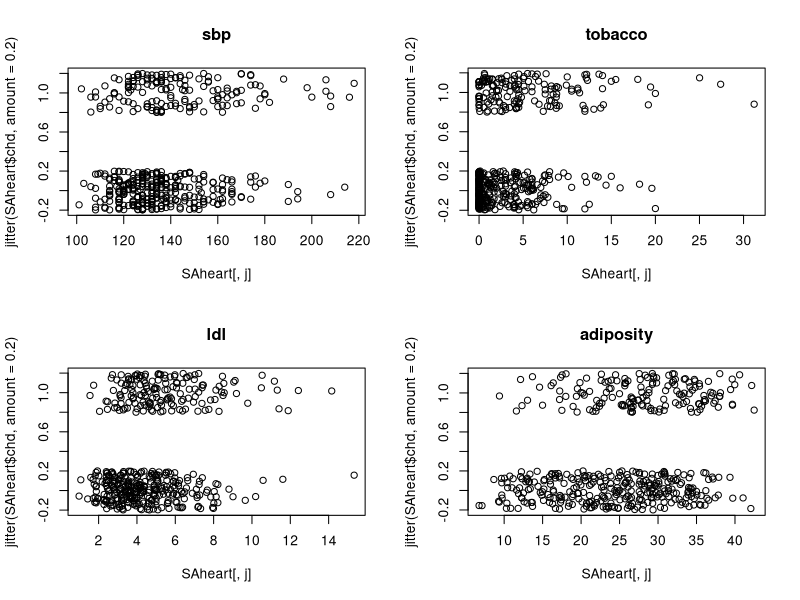
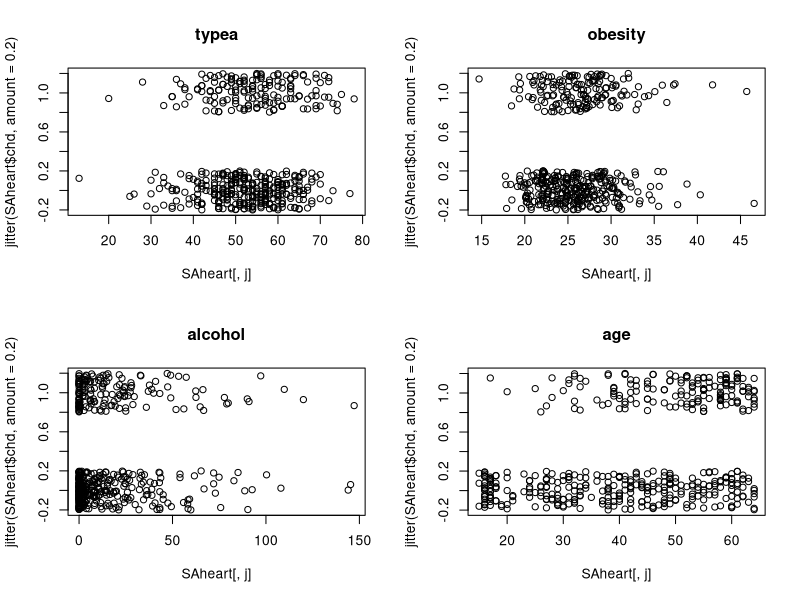
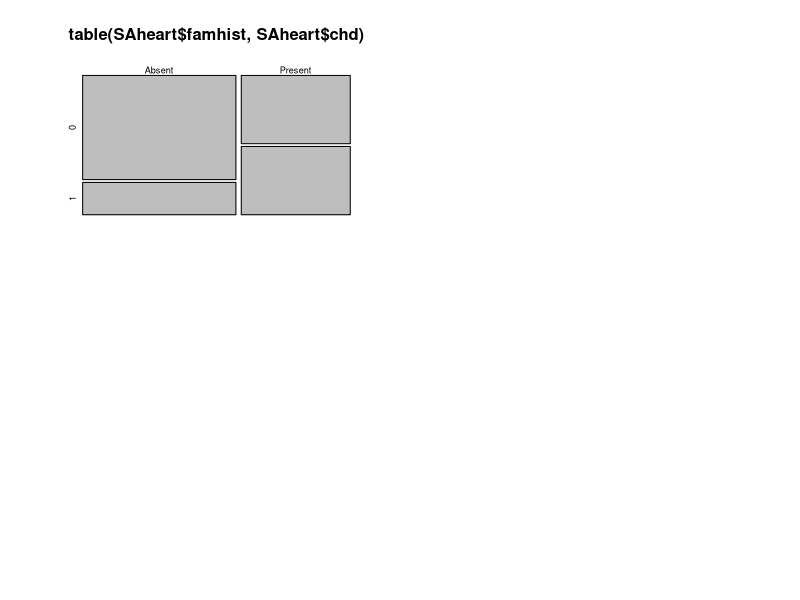
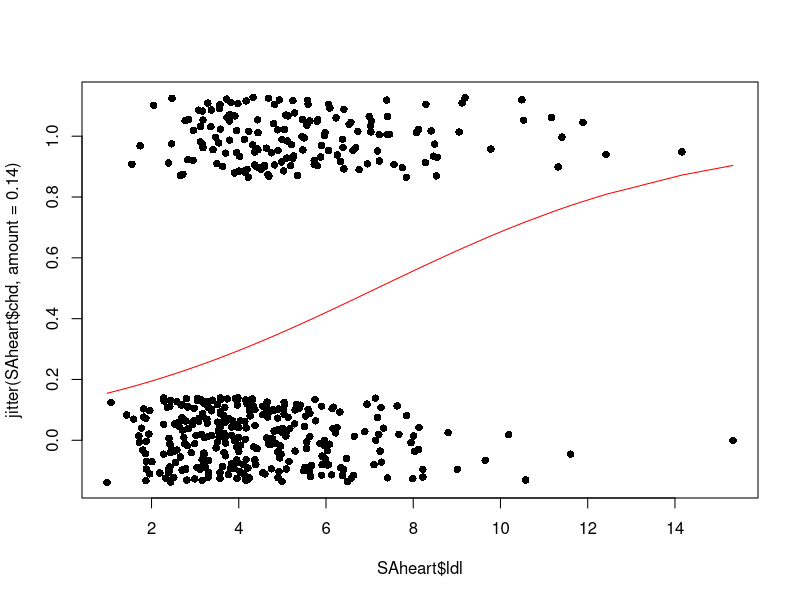
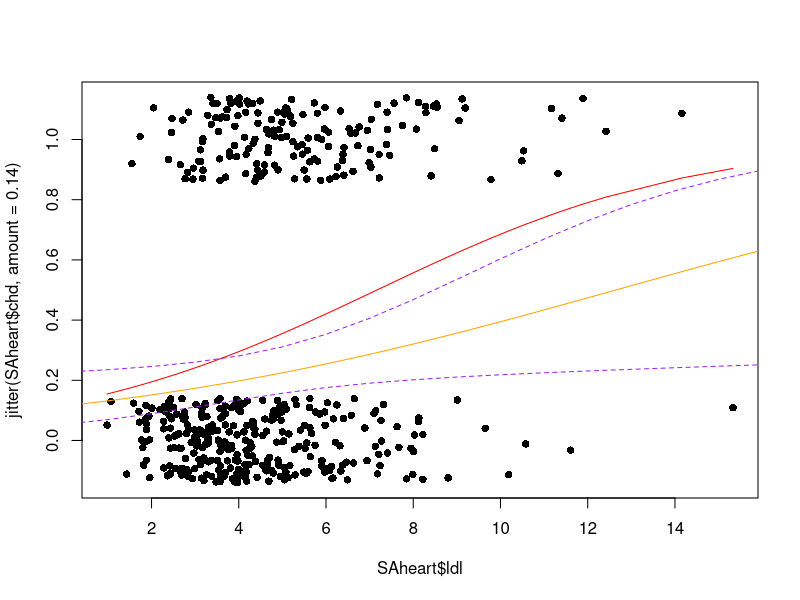
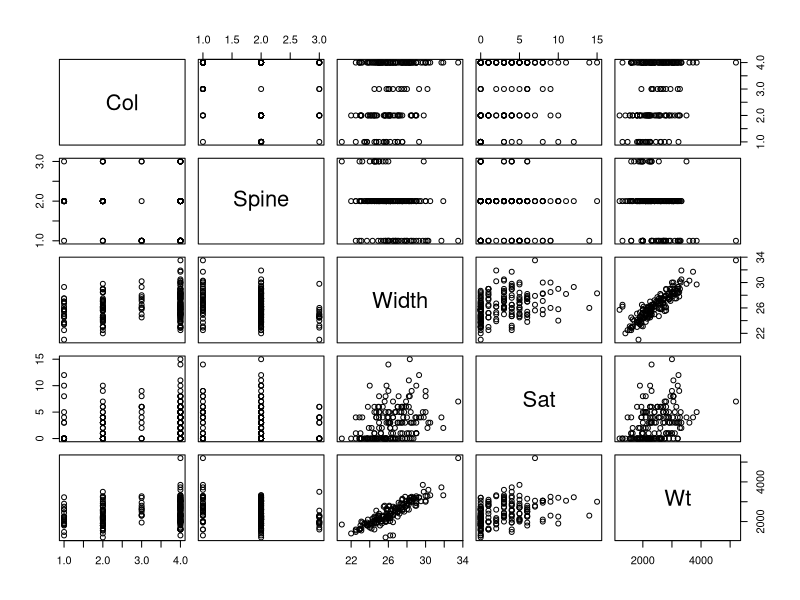
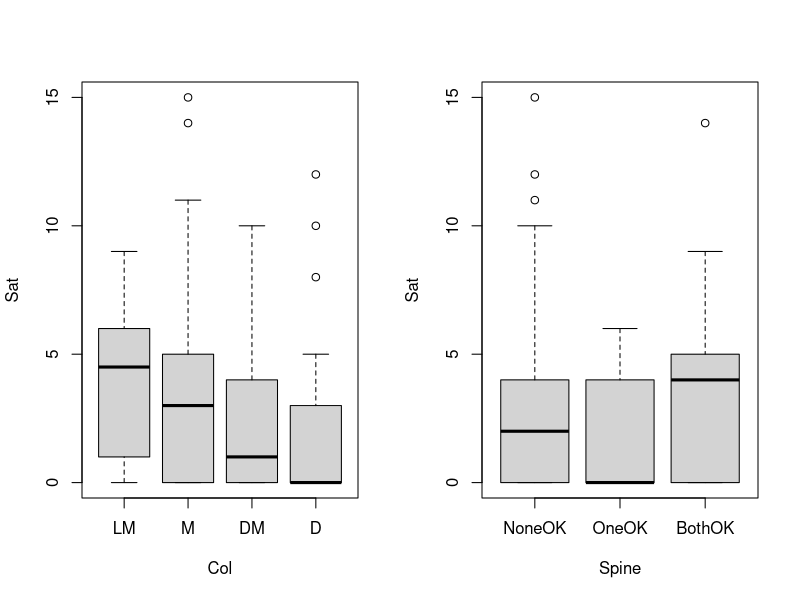
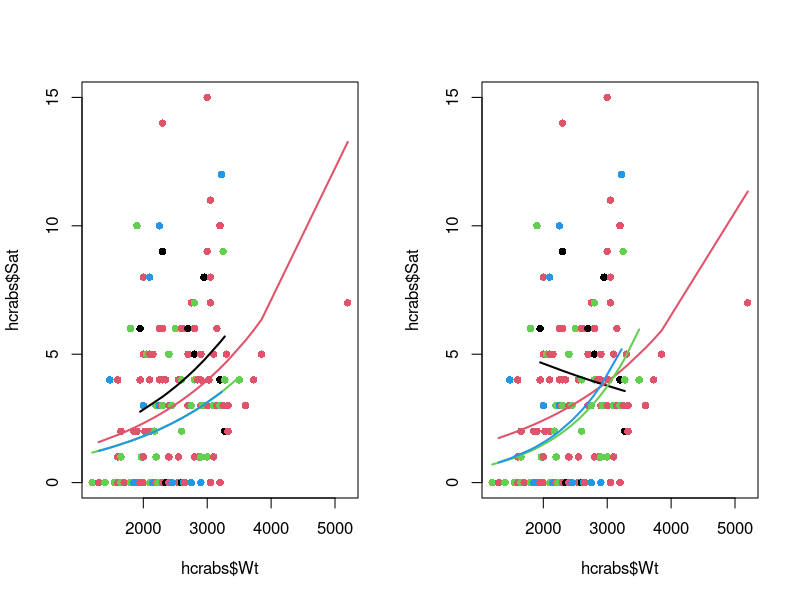

The R source for these figures, in order:
## ---- chunk 1
SAheart <- read.table("SAheart.csv",sep=",",head=TRUE)
## ---- chunk 2
par(mfrow=c(2,2))
for(j in 1:4) plot(jitter(SAheart$chd, amount = 0.2)~SAheart[,j], main = names(SAheart)[j])
## ---- chunk 3
par(mfrow=c(2,2))
for(j in 6:9) plot(jitter(SAheart$chd, amount = 0.2)~SAheart[,j], main = names(SAheart)[j])
## ---- chunk 4
table(SAheart$famhist, SAheart$chd)
mosaicplot(table(SAheart$famhist, SAheart$chd))
## ---- chunk 5
chd_mod_ldl <- glm(chd ~ ldl, family = binomial, data = SAheart)
summary(chd_mod_ldl)
## ---- chunk 6
par(mfrow=c(1,1))

plot(SAheart$ldl, jitter(SAheart$chd, amount = 0.14), pch = 16)

lines(sort(SAheart$ldl), 
      predict(chd_mod_ldl, newdata = data.frame(ldl = sort(SAheart$ldl)),
             type = "response"), col = "red")
## ---- chunk 7
confint.default(chd_mod_ldl, level = 0.99, parm = "ldl")
## ---- chunk 8
chd_mod_additive <- glm(chd ~ ., family = binomial, data = SAheart)
summary(chd_mod_additive)
## ---- chunk 9
anova(chd_mod_ldl, chd_mod_additive, test = "LRT")
## ---- chunk 10
# Backward
chd_mod_select <- step(chd_mod_additive, k = 2) # use AIC

# Forward
step(chd_mod_ldl, direction = "forward", 
     scope = list(lower = chd_mod_ldl, upper = chd_mod_additive))

# Both
step(chd_mod_ldl, direction = "both", 
     scope = list(lower = chd_mod_ldl, upper = chd_mod_additive))

## ---- chunk 11
chd_mod_select
## ---- chunk 12
anova(chd_mod_ldl, chd_mod_select, test = "LRT")
## ---- chunk 13
anova(chd_mod_additive, chd_mod_select, test = "LRT")
## ---- chunk 14
plot(SAheart$ldl, jitter(SAheart$chd, amount = 0.14), pch = 16)

# "pure" ldl effect
lines(sort(SAheart$ldl), 
      predict(chd_mod_ldl, newdata = data.frame(ldl = sort(SAheart$ldl)),
             type = "response"), col = "red")

# Fix the values
nd <- data.frame(ldl = seq(0,16), age = median(SAheart$age), 
                 tobacco = median(SAheart$tobacco), 
                 famhist = "Absent", typea = median(SAheart$typea))

# ldl effect, given that all the predictors have median values
lines(sort(nd$ldl), 
      predict(chd_mod_select, newdata = nd,
             type = "response"), col = "orange")

# ---
# Uncertainty estimation

# fit, se.fit
linpred <- predict(chd_mod_select, newdata = nd,
             type = "link", se.fit = TRUE)

# confidence intervals for the linear predictor
# upper and lower bound
cint <- cbind(linpred$fit - qnorm(.995) * linpred$se.fit,
              linpred$fit + qnorm(.995) * linpred$se.fit)

# two columns of values between 0 and 1
cint_response <-  binomial()$linkinv(
    cbind(linpred$fit - qnorm(.995) * linpred$se.fit, 
          linpred$fit + qnorm(.995) * linpred$se.fit))

lines(sort(nd$ldl), cint_response[,1], lty = 2, col = "purple")
lines(sort(nd$ldl), cint_response[,2], lty = 2, col = "purple")
  
## ---- chunk 15
hcrabs <- read.csv("hcrabs.csv", header = TRUE)
plot(hcrabs)
## ---- chunk 16
# Categorical variables
hcrabs$Spine <- factor(hcrabs$Spine, levels = c("NoneOK", "OneOK", "BothOK"))
hcrabs$Col <- factor(hcrabs$Col, levels = c("LM", "M", "DM", "D"))
## ---- chunk 17
par(mfrow=c(1,2))
plot(Sat~Col, data =hcrabs)
plot(Sat~Spine, data =hcrabs)
## ---- chunk 18
model0<-glm(Sat~1, family=poisson(link=log),data=hcrabs)
modelFull<-glm(Sat~., family=poisson(link=log),data=hcrabs)
anova(model0, modelFull, test = "LRT") ## at least some variables are significant
## ---- chunk 19
selAIC <-  step(model0, direction = "forward", scope = list(lower = model0, upper = modelFull))
summary(selAIC)
## ---- chunk 20
modelInteract <- glm(Sat~Wt*Col, family=poisson(link=log),data=hcrabs)
summary(modelInteract)
## ---- chunk 21
AIC(selAIC, modelInteract)
## ---- chunk 22
anova(selAIC, modelInteract, test = "LRT")
## ---- chunk 23
hcrabs <- hcrabs[order(hcrabs$Wt),]
plot(hcrabs$Wt, hcrabs$Sat, col = as.numeric(hcrabs$Col), pch = 16)
# 4 different curves
lines(hcrabs$Wt[hcrabs$Col =="LM"], 
       predict(selAIC, type = "response", newdata= hcrabs)[hcrabs$Col =="LM"], col = 1, lwd = 2)
lines(hcrabs$Wt[hcrabs$Col =="M"], 
       predict(selAIC, type = "response", newdata= hcrabs)[hcrabs$Col =="M"], col = 2, lwd = 2)
lines(hcrabs$Wt[hcrabs$Col =="DM"], 
       predict(selAIC, type = "response", newdata= hcrabs)[hcrabs$Col =="DM"], col = 3, lwd = 2)
lines(hcrabs$Wt[hcrabs$Col =="D"], 
       predict(selAIC, type = "response", newdata= hcrabs)[hcrabs$Col =="D"], col = 4, lwd = 2)
## ---- chunk 24
plot(hcrabs$Wt, hcrabs$Sat, col = as.numeric(hcrabs$Col), pch = 16)
lines(hcrabs$Wt[hcrabs$Col =="LM"], 
       predict(modelInteract, type = "response", newdata= hcrabs)[hcrabs$Col =="LM"], col = 1, lwd = 2)
lines(hcrabs$Wt[hcrabs$Col =="M"], 
       predict(modelInteract, type = "response", newdata= hcrabs)[hcrabs$Col =="M"], col = 2, lwd = 2)
lines(hcrabs$Wt[hcrabs$Col =="DM"], 
       predict(modelInteract, type = "response", newdata= hcrabs)[hcrabs$Col =="DM"], col = 3, lwd = 2)
lines(hcrabs$Wt[hcrabs$Col =="D"], 
       predict(modelInteract, type = "response", newdata= hcrabs)[hcrabs$Col =="D"], col = 4, lwd = 2)
## ---- chunk 25
nd <- data.frame(Wt = 3000, Col = c("LM","M","D","DM"))
cint <- predict(modelInteract, newdata = nd, type = "link", se.fit = TRUE)
exp(cbind(cint$fit - qnorm(.995)*cint$se.fit, cint$fit + qnorm(.995)*cint$se.fit)) 
